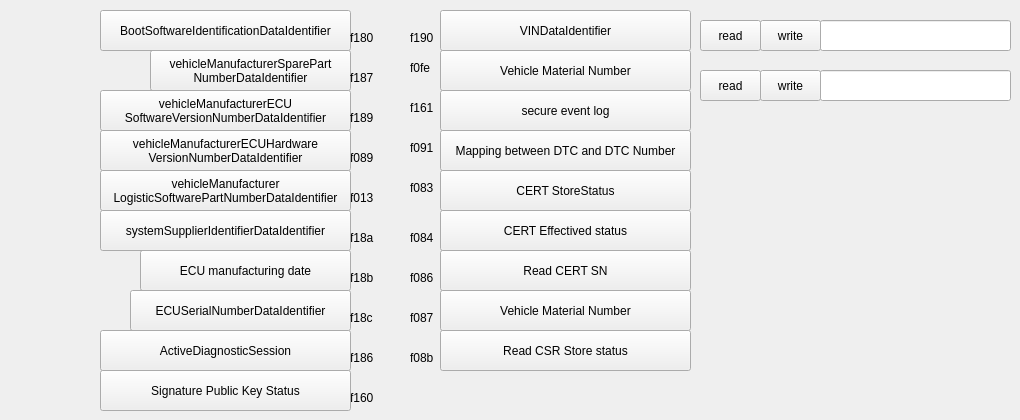
   <widget class="QWidget" name="tab_2">
    <attribute name="title">
     <string>03.1.System DID</string>
    </attribute>
    <widget class="QPushButton" name="pushButton_f187">
     <property name="geometry">
      <rect>
       <x>150</x>
       <y>50</y>
       <width>201</width>
       <height>41</height>
      </rect>
     </property>
     <property name="text">
      <string>vehicleManufacturerSparePart
NumberDataIdentifier</string>
     </property>
    </widget>
    <widget class="QPushButton" name="pushButton_f189">
     <property name="geometry">
      <rect>
       <x>100</x>
       <y>90</y>
       <width>251</width>
       <height>41</height>
      </rect>
     </property>
     <property name="text">
      <string>vehicleManufacturerECU
SoftwareVersionNumberDataIdentifier</string>
     </property>
    </widget>
    <widget class="QLabel" name="label_2">
     <property name="geometry">
      <rect>
       <x>350</x>
       <y>110</y>
       <width>53</width>
       <height>15</height>
      </rect>
     </property>
     <property name="text">
      <string>f189</string>
     </property>
    </widget>
    <widget class="QLabel" name="label_3">
     <property name="geometry">
      <rect>
       <x>350</x>
       <y>70</y>
       <width>53</width>
       <height>15</height>
      </rect>
     </property>
     <property name="text">
      <string>f187</string>
     </property>
    </widget>
    <widget class="QLabel" name="label_4">
     <property name="geometry">
      <rect>
       <x>350</x>
       <y>150</y>
       <width>53</width>
       <height>15</height>
      </rect>
     </property>
     <property name="text">
      <string>f089</string>
     </property>
    </widget>
    <widget class="QPushButton" name="pushButton_f089">
     <property name="geometry">
      <rect>
       <x>100</x>
       <y>130</y>
       <width>251</width>
       <height>41</height>
      </rect>
     </property>
     <property name="text">
      <string>vehicleManufacturerECUHardware
VersionNumberDataIdentifier</string>
     </property>
    </widget>
    <widget class="QLabel" name="label_5">
     <property name="geometry">
      <rect>
       <x>350</x>
       <y>190</y>
       <width>53</width>
       <height>15</height>
      </rect>
     </property>
     <property name="text">
      <string>f013</string>
     </property>
    </widget>
    <widget class="QPushButton" name="pushButton_f013">
     <property name="geometry">
      <rect>
       <x>100</x>
       <y>170</y>
       <width>251</width>
       <height>41</height>
      </rect>
     </property>
     <property name="text">
      <string>vehicleManufacturer
LogisticSoftwarePartNumberDataIdentifier</string>
     </property>
    </widget>
    <widget class="QLabel" name="label_6">
     <property name="geometry">
      <rect>
       <x>350</x>
       <y>270</y>
       <width>53</width>
       <height>15</height>
      </rect>
     </property>
     <property name="text">
      <string>f18b</string>
     </property>
    </widget>
    <widget class="QPushButton" name="pushButton_f18b">
     <property name="geometry">
      <rect>
       <x>140</x>
       <y>250</y>
       <width>211</width>
       <height>41</height>
      </rect>
     </property>
     <property name="text">
      <string>ECU manufacturing date</string>
     </property>
    </widget>
    <widget class="QLabel" name="label_7">
     <property name="geometry">
      <rect>
       <x>350</x>
       <y>230</y>
       <width>53</width>
       <height>15</height>
      </rect>
     </property>
     <property name="text">
      <string>f18a</string>
     </property>
    </widget>
    <widget class="QPushButton" name="pushButton_f18a">
     <property name="geometry">
      <rect>
       <x>100</x>
       <y>210</y>
       <width>251</width>
       <height>41</height>
      </rect>
     </property>
     <property name="text">
      <string>systemSupplierIdentifierDataIdentifier</string>
     </property>
    </widget>
    <widget class="QPushButton" name="pushButton_f18c">
     <property name="geometry">
      <rect>
       <x>130</x>
       <y>290</y>
       <width>221</width>
       <height>41</height>
      </rect>
     </property>
     <property name="text">
      <string>ECUSerialNumberDataIdentifier</string>
     </property>
    </widget>
    <widget class="QLabel" name="label_16">
     <property name="geometry">
      <rect>
       <x>350</x>
       <y>310</y>
       <width>53</width>
       <height>15</height>
      </rect>
     </property>
     <property name="text">
      <string>f18c</string>
     </property>
    </widget>
    <widget class="QLabel" name="label_17">
     <property name="geometry">
      <rect>
       <x>350</x>
       <y>350</y>
       <width>53</width>
       <height>15</height>
      </rect>
     </property>
     <property name="text">
      <string>f186</string>
     </property>
    </widget>
    <widget class="QPushButton" name="pushButton_f186">
     <property name="geometry">
      <rect>
       <x>100</x>
       <y>330</y>
       <width>251</width>
       <height>41</height>
      </rect>
     </property>
     <property name="text">
      <string>ActiveDiagnosticSession</string>
     </property>
    </widget>
    <widget class="QLabel" name="label_19">
     <property name="geometry">
      <rect>
       <x>410</x>
       <y>60</y>
       <width>53</width>
       <height>15</height>
      </rect>
     </property>
     <property name="text">
      <string>f0fe</string>
     </property>
    </widget>
    <widget class="QPushButton" name="pushButton_f0fe">
     <property name="geometry">
      <rect>
       <x>440</x>
       <y>50</y>
       <width>251</width>
       <height>41</height>
      </rect>
     </property>
     <property name="text">
      <string>Vehicle Material Number</string>
     </property>
    </widget>
    <widget class="QPushButton" name="pushButton_f190">
     <property name="geometry">
      <rect>
       <x>440</x>
       <y>10</y>
       <width>251</width>
       <height>41</height>
      </rect>
     </property>
     <property name="text">
      <string>VINDataIdentifier</string>
     </property>
    </widget>
    <widget class="QLabel" name="label_20">
     <property name="geometry">
      <rect>
       <x>410</x>
       <y>30</y>
       <width>53</width>
       <height>15</height>
      </rect>
     </property>
     <property name="text">
      <string>f190</string>
     </property>
    </widget>
    <widget class="QLineEdit" name="lineEdit_f190">
     <property name="geometry">
      <rect>
       <x>820</x>
       <y>20</y>
       <width>191</width>
       <height>31</height>
      </rect>
     </property>
    </widget>
    <widget class="QLineEdit" name="lineEdit_f0fe">
     <property name="geometry">
      <rect>
       <x>820</x>
       <y>70</y>
       <width>191</width>
       <height>31</height>
      </rect>
     </property>
    </widget>
    <widget class="QPushButton" name="pushButton_f190_read">
     <property name="geometry">
      <rect>
       <x>700</x>
       <y>20</y>
       <width>61</width>
       <height>31</height>
      </rect>
     </property>
     <property name="text">
      <string>read</string>
     </property>
    </widget>
    <widget class="QPushButton" name="pushButton_f190_write">
     <property name="geometry">
      <rect>
       <x>760</x>
       <y>20</y>
       <width>61</width>
       <height>31</height>
      </rect>
     </property>
     <property name="text">
      <string>write</string>
     </property>
    </widget>
    <widget class="QPushButton" name="pushButton_f0fe_read">
     <property name="geometry">
      <rect>
       <x>700</x>
       <y>70</y>
       <width>61</width>
       <height>31</height>
      </rect>
     </property>
     <property name="text">
      <string>read</string>
     </property>
    </widget>
    <widget class="QPushButton" name="pushButton_f0fe_write">
     <property name="geometry">
      <rect>
       <x>760</x>
       <y>70</y>
       <width>61</width>
       <height>31</height>
      </rect>
     </property>
     <property name="text">
      <string>write</string>
     </property>
    </widget>
    <widget class="QPushButton" name="pushButton_f083">
     <property name="geometry">
      <rect>
       <x>440</x>
       <y>170</y>
       <width>251</width>
       <height>41</height>
      </rect>
     </property>
     <property name="text">
      <string>CERT StoreStatus</string>
     </property>
    </widget>
    <widget class="QPushButton" name="pushButton_f086">
     <property name="geometry">
      <rect>
       <x>440</x>
       <y>250</y>
       <width>251</width>
       <height>41</height>
      </rect>
     </property>
     <property name="text">
      <string>Read CERT SN</string>
     </property>
    </widget>
    <widget class="QLabel" name="label_117">
     <property name="geometry">
      <rect>
       <x>410</x>
       <y>180</y>
       <width>53</width>
       <height>15</height>
      </rect>
     </property>
     <property name="text">
      <string>f083</string>
     </property>
    </widget>
    <widget class="QPushButton" name="pushButton_f084">
     <property name="geometry">
      <rect>
       <x>440</x>
       <y>210</y>
       <width>251</width>
       <height>41</height>
      </rect>
     </property>
     <property name="text">
      <string>CERT Effectived status</string>
     </property>
    </widget>
    <widget class="QLabel" name="label_118">
     <property name="geometry">
      <rect>
       <x>410</x>
       <y>230</y>
       <width>53</width>
       <height>15</height>
      </rect>
     </property>
     <property name="text">
      <string>f084</string>
     </property>
    </widget>
    <widget class="QLabel" name="label_119">
     <property name="geometry">
      <rect>
       <x>410</x>
       <y>270</y>
       <width>53</width>
       <height>15</height>
      </rect>
     </property>
     <property name="text">
      <string>f086</string>
     </property>
    </widget>
    <widget class="QPushButton" name="pushButton_f087">
     <property name="geometry">
      <rect>
       <x>440</x>
       <y>290</y>
       <width>251</width>
       <height>41</height>
      </rect>
     </property>
     <property name="text">
      <string>Vehicle Material Number</string>
     </property>
    </widget>
    <widget class="QLabel" name="label_124">
     <property name="geometry">
      <rect>
       <x>410</x>
       <y>310</y>
       <width>53</width>
       <height>15</height>
      </rect>
     </property>
     <property name="text">
      <string>f087</string>
     </property>
    </widget>
    <widget class="QPushButton" name="pushButton_f08b">
     <property name="geometry">
      <rect>
       <x>440</x>
       <y>330</y>
       <width>251</width>
       <height>41</height>
      </rect>
     </property>
     <property name="text">
      <string>Read CSR Store status</string>
     </property>
    </widget>
    <widget class="QLabel" name="label_125">
     <property name="geometry">
      <rect>
       <x>410</x>
       <y>350</y>
       <width>53</width>
       <height>15</height>
      </rect>
     </property>
     <property name="text">
      <string>f08b</string>
     </property>
    </widget>
    <widget class="QLabel" name="label_126">
     <property name="geometry">
      <rect>
       <x>410</x>
       <y>140</y>
       <width>53</width>
       <height>15</height>
      </rect>
     </property>
     <property name="text">
      <string>f091</string>
     </property>
    </widget>
    <widget class="QPushButton" name="pushButton_f091">
     <property name="geometry">
      <rect>
       <x>440</x>
       <y>130</y>
       <width>251</width>
       <height>41</height>
      </rect>
     </property>
     <property name="text">
      <string>Mapping between DTC and DTC Number</string>
     </property>
    </widget>
    <widget class="QLabel" name="label_127">
     <property name="geometry">
      <rect>
       <x>410</x>
       <y>100</y>
       <width>53</width>
       <height>15</height>
      </rect>
     </property>
     <property name="text">
      <string>f161</string>
     </property>
    </widget>
    <widget class="QPushButton" name="pushButton_f161">
     <property name="geometry">
      <rect>
       <x>440</x>
       <y>90</y>
       <width>251</width>
       <height>41</height>
      </rect>
     </property>
     <property name="text">
      <string>secure event log</string>
     </property>
    </widget>
    <widget class="QLabel" name="label_128">
     <property name="geometry">
      <rect>
       <x>350</x>
       <y>390</y>
       <width>53</width>
       <height>15</height>
      </rect>
     </property>
     <property name="text">
      <string>f160</string>
     </property>
    </widget>
    <widget class="QPushButton" name="pushButton_f160">
     <property name="geometry">
      <rect>
       <x>100</x>
       <y>370</y>
       <width>251</width>
       <height>41</height>
      </rect>
     </property>
     <property name="text">
      <string>Signature Public Key Status</string>
     </property>
    </widget>
    <widget class="QPushButton" name="pushButton_f180">
     <property name="geometry">
      <rect>
       <x>100</x>
       <y>10</y>
       <width>251</width>
       <height>41</height>
      </rect>
     </property>
     <property name="text">
      <string>BootSoftwareIdentificationDataIdentifier</string>
     </property>
    </widget>
    <widget class="QLabel" name="label_129">
     <property name="geometry">
      <rect>
       <x>350</x>
       <y>30</y>
       <width>53</width>
       <height>15</height>
      </rect>
     </property>
     <property name="text">
      <string>f180</string>
     </property>
    </widget>
   </widget>
